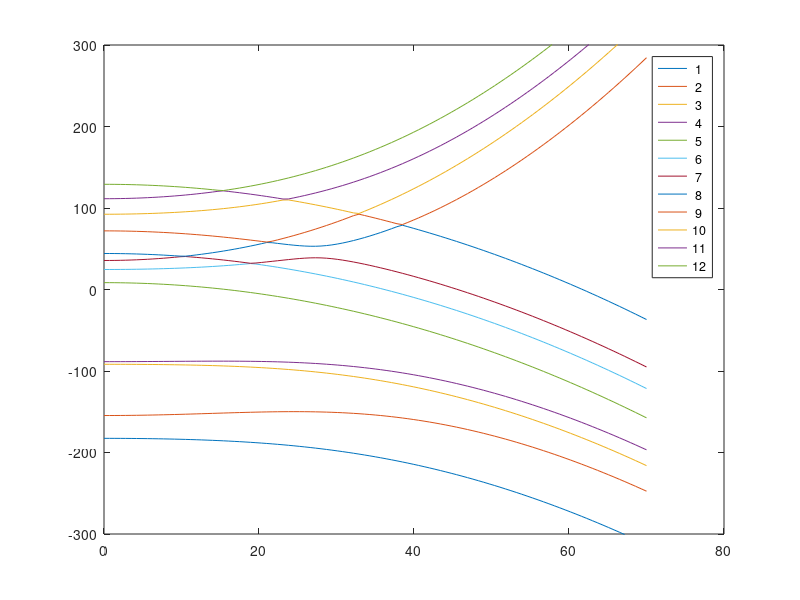

Here is the MATLAB script that generated this plot:
%this program calculates the eigenenergies & eigenstates 
%of the TlF groundstate 
Jmax = 6;   %Max J value in Hamiltonian
I_Tl = 1/2;     %Setting up constants...this is I1 in Ramsey's notation
I_F = 1/2;    %Setting up constants...this is I2 in Ramsey's notation
%Loop over all J,m_J,m_I_F, m_I_Tl.  
%This defines ordering of states for a given index.
N_states = (2*I_Tl+1)*(2*I_F+1)*(Jmax+1)^2;  %Total number of states in Hilbert space considered
i_states = 0;  %index for state number in loop
QN = zeros(N_states,4);  %initialize array of quantum numbers for each basis state
%Loop to fill out array of quantum numbers for each basis state
for J = 0:Jmax;
    for m_J = -J:J;
        for m_I_Tl = -I_Tl:I_Tl;
            for m_I_F = -I_F:I_F;
                i_states = i_states+1;  %This sets the index for each basis state
                QN(i_states,:) = [J,m_J,m_I_Tl,m_I_F]; %quantum numbers of the basis state for this index
            end
        end
    end
end
%
%csvwrite('test1.dat',QN);  %write array of quantum numbers 
%
%generate field-free Hamiltonian
%H = Brot(J.J) + c1(I1.J) + c2(I2.J) + c4(I1.I2) +
%5c3[3(I1.J)(I2.J)+3(I2.J)(I1.J)-2(I1.I2)J.J]/[(2J+3)(2J+1)]
%set up constants for field-free Hamiltonian.  Everything in Hz.
% Data from D.A. Wilkening, N.F. Ramsey, and D.J. Larson, Phys Rev A 29,
% 425 (1984).
%
Brot = 6689920000;
c1 = 126030; %c1 =0; %
c2 = 17890; %c2 = 0; %
c3 = 700; %c3 = 0; %
c4 = -13300; %c4 = 0; %
%now create field-free Hamiltonian matrix
Ham_ff = zeros(N_states,N_states);
%
for i = 1:N_states;  %i = row number of H matrix, corresponds to BRA <J_i,m_J_i,m_Tl_i,m_F_i|
    J_i = QN(i,1); %rotational quantum number for state #i
    m_J_i = QN(i,2); %rotational projection for state #i
    m_Tl_i = QN(i,3); %Tl projection for state #i
    m_F_i = QN(i,4); %I projection for state #i
    for j = i:N_states;  % j = column number of H matrix, corresponds to KET |J_j,m_J_j,m_Tl_j,m_F_j>; indexing gives upper right part of matrix
        J_j = QN(j,1); %rotational quantum number for state #j
        m_J_j = QN(j,2); %rotational projection for state #j
        m_Tl_j = QN(j,3); %Tl projection for state #j
        m_F_j = QN(j,4); %I projection for state #j
        %
        %fill in rotational term
        %
        if j == i  %this means all quantum numbers m_F, m_Tl, m_J, and J are the same, so add rotational term
            Ham_ff(i,j) = Ham_ff(i,j)+ Brot*J_j*(J_j +1);
        end %end condition for diagonal matrix elements
        %for dot products, use the relation in terms of spin ladder ops
        %(NOT spherical tensor components...using ladder ops is just
        %a bit easier to code):  
        % A.B = AzBz + (A+B-)/2 + (A-B+)/2
        % J+|jm> = \sqrt{j(j+1)-m(m+1)}|j m+1>, 
        % J-|jm> = \sqrt{j(j+1)-m(m-1)}|j m-1>, Jz|jm> = m|jm>
        %
        % c1 term (I_Tl.J)
        if J_i == J_j && m_F_i == m_F_j %J and m_F have to match
            if m_J_i == m_J_j && m_Tl_i == m_Tl_j  %this is JzIz term.  Remember that j = ket, i = bra.
                Ham_ff(i,j) = Ham_ff(i,j)+ c1*m_J_j*m_Tl_j;
            elseif m_J_i == m_J_j +1 && m_Tl_i == m_Tl_j -1  %this is J+I- term. Remember that j = ket, i = bra.
                Ham_ff(i,j) = Ham_ff(i,j)+ c1*sqrt(J_j*(J_j +1)-m_J_j*(m_J_j +1))*sqrt(I_Tl*(I_Tl +1)- m_Tl_j*(m_Tl_j -1))/2;
            elseif m_J_i == m_J_j -1 && m_Tl_i == m_Tl_j +1  %this is J-I+ term. Remember that j = ket, i = bra.
                Ham_ff(i,j) = Ham_ff(i,j)+ c1*sqrt(J_j*(J_j +1)-m_J_j*(m_J_j -1))*sqrt(I_Tl*(I_Tl +1)- m_Tl_j*(m_Tl_j +1))/2;
            end
        end %end c1 term
        % c2 term (I_F.J)
        if J_i == J_j && m_Tl_i == m_Tl_j %J and m_Tl have to match
            if m_J_i == m_J_j && m_F_i == m_F_j  %this is JzIz term
                Ham_ff(i,j) = Ham_ff(i,j)+ c2*m_J_i*m_F_i;
            elseif m_J_i == m_J_j +1 && m_F_i == m_F_j -1  %this is J+I- term. Remember that j = ket, i = bra.
                Ham_ff(i,j) = Ham_ff(i,j)+ c2*sqrt(J_j*(J_j +1)-m_J_j*(m_J_j +1))*sqrt(I_F*(I_F +1)- m_F_j*(m_F_j -1))/2;
            elseif m_J_i == m_J_j -1 && m_F_i == m_F_j +1  %this is J-I+ term. Remember that j = ket, i = bra.
                Ham_ff(i,j) = Ham_ff(i,j)+ c2*sqrt(J_j*(J_j +1)-m_J_j*(m_J_j -1))*sqrt(I_F*(I_F +1)- m_F_j*(m_F_j +1))/2;
            end
        end %end c2 term
        %
        % first part of c3 term (2nd part appears later)
        % 15c3[(I1.J)(I2.J)+(I2.J)(I1.J)]/[(2J+3)(2J+1)]
        % write this out in term of ladder ops I1 I2 J J and
        % (here & is used instead of plus between terms, for clarity)
        % and rearrange in terms of change to m_J:
        % delta m_J = -2:  ++--/2
        % delta m_J = -1:  +z(-z & z-)/2 & + & z+(-z & z-)/2
        % delta m_J = 0: +-(+- & -+)/4 & -+(+- & -+)/4 & 2zzzz
        % delta m_J = +1: -z(+z & z+)/2 & + & z-(+z & z+)/2
        % delta m_J = +2: --++/2
        % OK, here goes with calculating c3 term:
        if J_i == J_j  %Js have to match
            cc3a = 15*c3/((2*J_j +3)*(2*J_j +1)); %this is a dummy variable, the effective coefficient for this value of J
            if m_J_i == m_J_j - 2 %delta m_J = -2
                if m_Tl_i == m_Tl_j + 1 && m_F_i == m_F_j + 1 %delta m_F = +1, delta m_Tl = +1
                factor = sqrt(J_j*(J_j +1)-m_J_j*(m_J_j -1))*sqrt(J_j*(J_j +1)-(m_J_j -1)*(m_J_j -2)); %two J lowering ops
                factor = factor * sqrt(I_Tl*(I_Tl +1)-m_Tl_j*(m_Tl_j +1))*sqrt(I_F*(I_F +1)- m_F_j*(m_F_j +1)); %two I raising ops
                Ham_ff(i,j) = Ham_ff(i,j)+ cc3a*factor/2;
                end 
            elseif m_J_i == m_J_j - 1 %delta m_J = -1
                factor1 = sqrt(J_j*(J_j +1)-m_J_j*(m_J_j -1))*m_J_j; %J-Jz
                factor2 = (m_J_j-1)*sqrt(J_j*(J_j +1)-m_J_j*(m_J_j -1)); %JzJ-
                factor = factor1 + factor2;
                if m_Tl_i == m_Tl_j +1 && m_F_i == m_F_j %I1+ and I2z
                    Ham_ff(i,j) = Ham_ff(i,j)+ cc3a*factor*sqrt(I_Tl*(I_Tl +1)-m_Tl_j*(m_Tl_j +1))*m_F_j/2;
                elseif m_Tl_i == m_Tl_j && m_F_i == m_F_j +1 %I1z and I2+
                    Ham_ff(i,j) = Ham_ff(i,j)+ cc3a*factor*m_Tl_j*sqrt(I_F*(I_F +1)-m_F_j*(m_F_j +1))/2;
                end
            elseif m_J_i == m_J_j %delta m_J = 0
                if m_Tl_i == m_Tl_j && m_F_i == m_F_j %I1z and I2z
                    Ham_ff(i,j) = Ham_ff(i,j)+ cc3a*2*m_J_j*m_J_j*m_Tl_j*m_F_j;
                elseif m_Tl_i == m_Tl_j +1 && m_F_i == m_F_j -1 %I1+ and I2-
                    factor1 = sqrt(J_j*(J_j +1)-(m_J_j +1)*(m_J_j +1 -1))*sqrt(J_j*(J_j +1)-m_J_j*(m_J_j +1)); %J-J+
                    factor2 = sqrt(J_j*(J_j +1)-(m_J_j -1)*(m_J_j -1 +1))*sqrt(J_j*(J_j +1)-m_J_j*(m_J_j -1)); %J+J-
                    factor = factor1 + factor2;
                    Ham_ff(i,j) = Ham_ff(i,j)+ cc3a*factor*sqrt(I_Tl*(I_Tl +1)-m_Tl_j*(m_Tl_j +1))*sqrt(I_F*(I_F +1)-m_F_j*(m_F_j -1))/4;
                elseif m_Tl_i == m_Tl_j -1 && m_F_i == m_F_j +1 %I1- and I2+
                    factor1 = sqrt(J_j*(J_j +1)-(m_J_j +1)*(m_J_j +1 -1))*sqrt(J_j*(J_j +1)-m_J_j*(m_J_j +1)); %J-J+
                    factor2 = sqrt(J_j*(J_j +1)-(m_J_j -1)*(m_J_j -1 +1))*sqrt(J_j*(J_j +1)-m_J_j*(m_J_j -1)); %J+J-
                    factor = factor1 + factor2;
                    Ham_ff(i,j) = Ham_ff(i,j)+ cc3a*factor*sqrt(I_Tl*(I_Tl +1)-m_Tl_j*(m_Tl_j -1))*sqrt(I_F*(I_F +1)-m_F_j*(m_F_j +1))/4;
                end
            elseif m_J_i == m_J_j +1 %delta m_J = +1
                factor1 = sqrt(J_j*(J_j +1)-m_J_j*(m_J_j +1))*m_J_j; %J+Jz
                factor2 = (m_J_j-1)*sqrt(J_j*(J_j +1)-m_J_j*(m_J_j +1)); %JzJ+
                factor = factor1 + factor2;
                if m_Tl_i == m_Tl_j -1 && m_F_i == m_F_j %I1- and I2z
                    Ham_ff(i,j) = Ham_ff(i,j)+ cc3a*factor*sqrt(I_Tl*(I_Tl +1)-m_Tl_j*(m_Tl_j -1))*m_F_j/2;
                elseif m_Tl_i == m_Tl_j && m_F_i == m_F_j -1 %I1z and I2-
                    Ham_ff(i,j) = Ham_ff(i,j)+ cc3a*factor*m_Tl_j*sqrt(I_F*(I_F +1)-m_F_j*(m_F_j -1))/2;
                end
            elseif m_J_i == m_J_j + 2 %delta m_J = +2
                if m_Tl_i == m_Tl_j - 1 && m_F_i == m_F_j - 1 %delta m_F = -1, delta m_Tl = -1
                factor = sqrt(J_j*(J_j +1)-m_J_j*(m_J_j +1))*sqrt(J_j*(J_j +1)-(m_J_j +1)*(m_J_j +2)); %two J raising ops
                factor = factor * sqrt(I_Tl*(I_Tl +1)-m_Tl_j*(m_Tl_j -1))*sqrt(I_F*(I_F +1)- m_F_j*(m_F_j -1)); %two I lowering ops
                Ham_ff(i,j) = Ham_ff(i,j)+ cc3a*factor/2;
                end
            end %end of possible delta m_J values for this first part of c3 term
        end  %end of condition that J's match for 1st part of c3 term
        %
        % c4 term c4(I_Tl.I_F) and 2nd part of c3 term:
        % -10c3(I1.I2)J(J+1)/[(2J+3)(2J+1)]
        if J_i == J_j && m_J_i == m_J_j %J and m_J have to match
            cc34 = c4 - 10*c3*J_j*(J_j +1)/((2*J_j + 3)*(2*J_j + 1));  %dummy variable, effective c4 term for this J
            if m_Tl_i == m_Tl_j && m_F_i == m_F_j  %this is I1zI2z term
                Ham_ff(i,j) = Ham_ff(i,j)+ cc34*m_Tl_j*m_F_j;
            elseif m_Tl_i == m_Tl_j +1 && m_F_i == m_F_j -1  %this is I1+I2- term
                Ham_ff(i,j) = Ham_ff(i,j)+ cc34*sqrt(I_Tl*(I_Tl +1)-m_Tl_j*(m_Tl_j +1))*sqrt(I_F*(I_F +1)- m_F_j*(m_F_j -1))/2;
            elseif m_Tl_i == m_Tl_j -1 && m_F_i == m_F_j +1  %this is I1-I2+ term
                Ham_ff(i,j) = Ham_ff(i,j)+ cc34*sqrt(I_Tl*(I_Tl +1)-m_Tl_j*(m_Tl_j -1))*sqrt(I_F*(I_F +1)- m_F_j*(m_F_j +1))/2;
            end 
        end %end c4 + 2nd part of c3 term
        %symmetrize Hamiltonian matrix
        Ham_ff(j,i) = Ham_ff(i,j);
        %
    end  %end loop over index j
end  %end loop over index i
%[V,D] = eig(Ham_ff);        %find eigenvalues D and eigenvectors V of Hamiltonian
%subtract away rotational energy for easier viewing of hyperfine
%substructure
%hfs_mat = zeros(N_states,N_states);
%for i=1:N_states
    %J_i = QN(i,1);
    %hfs_mat(i,i) = D(i,i) - J_i*(J_i +1)*Brot; %subtract rotational energy
%end
%hfs_kHz = diag(hfs_mat)/1000;  %change units to kHz for easier viewing
%stem(hfs_kHz)  %plot the hfs deviations from bare rotational structure(in kHz) in a stem plot
% OK, this completes the field-free Hamiltonian.  Now construct the
% Hamiltonian matrix for the Zeeman interaction.
% H_Z = -\mu_J(J.B)/J - \mu_1(I1.B)/I1 - \mu_2(I2.B)/I2
% Constants from Wilkening et al, in Hz/Gauss, for 205Tl
mu_J = 35;
mu_Tl = 1240.5;
mu_F = 2003.63;
%
% Construct Hamiltonian independent of B to start; mutliply by B at the end
% First, include B_z term only for simplicity.
%
Ham_Z_z = zeros(N_states,N_states);
%
for i = 1:N_states;
    J_i = QN(i,1); %rotational quantum number for state #i
    m_J_i = QN(i,2); %rotational projection for state #i
    m_Tl_i = QN(i,3); %Tl projection for state #i
    m_F_i = QN(i,4); %I projection for state #i
    for j = i:N_states;
        J_j = QN(j,1); %rotational quantum number for state #j
        m_J_j = QN(j,2); %rotational projection for state #j
        m_Tl_j = QN(j,3); %Tl projection for state #j
        m_F_j = QN(j,4); %I projection for state #j
        if J_i == J_j %condition for all Zeeman terms to be nonzero: diagonal in J, J nonzero
            %Bz term
            if m_J_i == m_J_j && m_Tl_i == m_Tl_j && m_F_i == m_F_j  %all quantum numbers m_F, m_Tl, m_J are the same, as needed for Bz term
                Ham_Z_z(i,j) = Ham_Z_z(i,j) - mu_Tl*m_Tl_j/I_Tl - mu_F*m_F_j/I_F;  %both nuclear spin Zeeman terms
                if J_i ~= 0 %rotational Zeeman, accounting for J=0 anomalous behavior
                    Ham_Z_z(i,j) = Ham_Z_z(i,j) - mu_J*m_J_j/J_j; %rotational Zeeman, accounting for J=0 anomalous behavior
                end %end rotational Zeeman term
            end %end Bz term
        end %end condition to be diagonal in J
        %symmetrize Hamiltonian matrix
        Ham_Z_z(j,i) = Ham_Z_z(i,j);
        %
    end  %end loop over index j
end  %end loop over index i
%Bz = 3.0; %Bz in Gauss
%Ham = Ham_ff + Bz*Ham_Z_z;
%[V,D] = eig(Ham);        %find eigenvalues D and eigenvectors V of Hamiltonian
%subtract away rotational energy 
%for easier viewing of hyperfine substructure
%hfs_mat = zeros(N_states,N_states);
%for i=1:N_states
%    J_i = QN(i,1);
%    hfs_mat(i,i) = D(i,i) - J_i*(J_i +1)*Brot; %subtract rotational energy
%end
%hfs_kHz = diag(hfs_mat)/1000;  %change units to kHz for easier viewing
%stem(hfs_kHz);  %plot the hfs deviations from bare rotational structure(in kHz) in a stem plot
%
% Now Stark Hamiltonian.
% As for Zeeman, first construct Hamiltonian idependent of E, then multiply
% by E at the end.
%
% molecular dipole moment D_TlF = 4.2282 Debye = 4.2282 * 0.393430307 ea_0
% D_TlF = 4.2282 * 0.393430307 *5.291772e-9 e.cm 
% so D_TlF * (Electric field in V/cm) is
% D_TlF*E[V/cm] = 4.2282 * 0.393430307 *5.291772e-9 * E[V/cm] eV 
% D_TlF*E[V/cm] = 4.2282 * 0.393430307 *5.291772e-9/4.135667e-15 *E[V/cm] Hz
% 
D_TlF = 4.2282 * 0.393430307 *5.291772e-9/4.135667e-15; %[Hz/(V/cm)]
% Include only E_z term.
%
Ham_St_z = zeros(N_states,N_states);
%
for i = 1:N_states;
    J_i = QN(i,1); %rotational quantum number for state #i
    m_J_i = QN(i,2); %rotational projection for state #i
    m_Tl_i = QN(i,3); %Tl projection for state #i
    m_F_i = QN(i,4); %I projection for state #i
    for j = i:N_states;
        J_j = QN(j,1); %rotational quantum number for state #j
        m_J_j = QN(j,2); %rotational projection for state #j
        m_Tl_j = QN(j,3); %Tl projection for state #j
        m_F_j = QN(j,4); %I projection for state #j
        %
        %  Stark Hamiltonian matrix elements must be diagonal in m_Tl and m_F,
        %  and have J' = J \pm 1.
        %  For E_z, also must be diagonal in m_J.
        %  For m_J = 0, <J \pm 1,0|H_St|j,0> given in J. Petricka thesis:
        %  = -dEz(J)/sqrt((2J-1)(2J+1)) [J' = J-1]
        %  = -dEz(J+1)/sqrt((2J+1)(2J+3)) [J' = J+1]
        %  For m_J \neq 0, get matrix element from Wigner-Eckhart theorem.
        %  This is worked out in detail in document
        %  "General form of rotational Stark matrix elements.docx"
        %  <J \pm 1,m|H_St|j,m>
        %  = -dEz sqrt( (J^2-m^2)/(4J^2-1) ) [J'=J-1]
        %  = -dEz sqrt( ((J+1)^2 - m^2)/(4(J+1)^2-1) ) [J'=J+1]
        %
        if m_F_i == m_F_j && m_Tl_i == m_Tl_j && m_J_i == m_J_j  %this ensures terms diagonal in m_F, m_Tl, and m_J
            if J_i == J_j -1
                Ham_St_z(i,j) = Ham_St_z(i,j) - D_TlF * sqrt((J_j^2-m_J_j^2)/(4*J_j^2 -1));
            elseif J_i == J_j +1
                Ham_St_z(i,j) = Ham_St_z(i,j) - D_TlF * sqrt(((J_j+1)^2-m_J_j^2)/(4*(J_j+1)^2 -1));
            end
        end
        %
        %symmetrize Hamiltonian matrix
        Ham_St_z(j,i) = Ham_St_z(i,j);
        %
    end  %end loop over index j
end  %end loop over index i
%
% OK!  Now we can construct the total Hamiltonian with Ez and Bz:
% Ham = Ham_ff + Bz*Ham_Z_z + Ez*Ham_St_z
%
% hfs_mat is a 1-D array to store energies for a given value of Ez, Bz
hfs_mat = zeros(N_states,1);
Bz = 18.4; %Bz in Gauss
%
% loop over different values of Ez
nEz_max = 100;
Energies = zeros(nEz_max+1,12);  %this is an array to store energies of J=1 states only, for all values of Ez in loop
Ez_array = zeros(nEz_max+1,1);  %this is an array of all the Ez values in the loop
for nEz = 0:nEz_max
    Ez = nEz*70.0/nEz_max;  %set the Ez value for this iteration of the loop
    Ez_array(nEz+1,1) = Ez;  %fill in the array of Ez values
    Ham = Ham_ff + Bz*Ham_Z_z + Ez*Ham_St_z;  %make the full Hamiltonian matrix for this value of Ez and Bz
    [V,D] = eig(Ham);        %find eigenvalues D and eigenvectors V of Hamiltonian
    %
    %subtract away rotational energy for easier viewing of substructure
    %
    for i=1:N_states
        J_i = QN(i,1);
        hfs_mat(i,1) = D(i,i) - J_i*(J_i +1)*Brot; %subtract rotational energy
    end
    hfs_kHz = hfs_mat/1000; %change units to kHz for easier viewing
    Energies(nEz+1,:) = hfs_kHz(5:16);  %fill in array of energies of J=1 states only, with one row for each value of Ez in loop
end
%
plot(Ez_array,Energies);  %plot the energies of the J=1 states vs. Ez
axis([0 80 -300 300]);  %set the axis limits to match the plot in Ramsey's paper
leg = zeros(12,1);
for i = 1:12
    leg(i,:) = i;
end
leg = num2str(leg);
legend(leg)